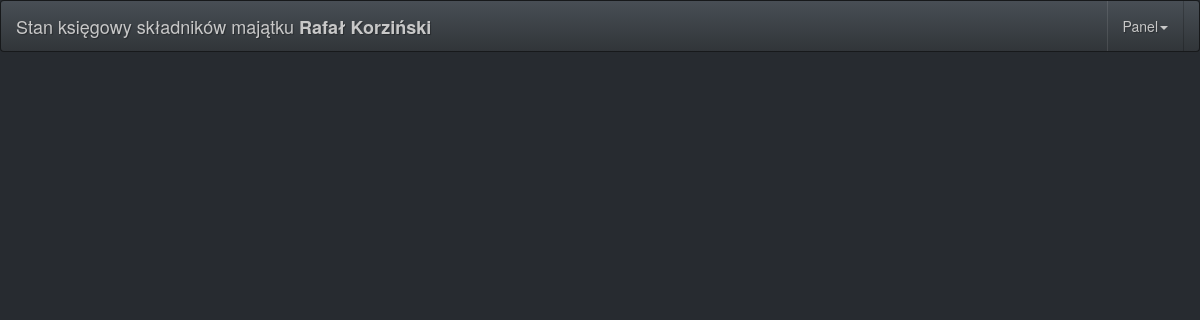
/list-stc/ (signed in), run on an earlier commit of the app's database.
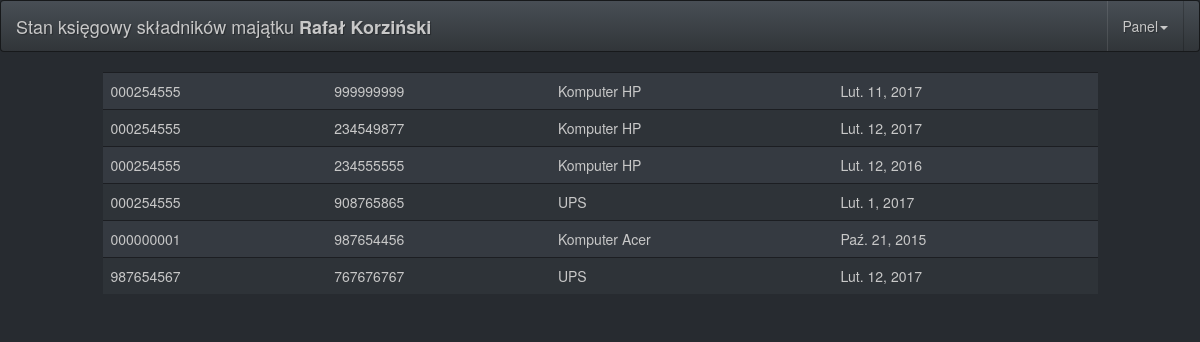
And on a later commit of the database.
### store/models.py (models this page shows, shortened)
class NrStc(models.Model):
	nr_st = models.ForeignKey(NrSt)
	owner = models.ForeignKey(settings.AUTH_USER_MODEL)
	nr_stc = models.CharField(max_length = 9, unique=True)
	name = models.CharField(max_length = 255)
	data_przyjecia = models.DateField(default=date.today)
	price = models.DecimalField(null = True, blank=True, max_digits = 20, decimal_places = 2)
	uwagi = models.TextField(null=True)
	dzierzawca = models.CharField(max_length = 255, null = True)
	place = models.CharField(max_length = 255, null = True, blank = True)
	photo = models.ImageField(null=True)

class NrSt(models.Model):
	owner = models.ForeignKey(settings.AUTH_USER_MODEL)
	nr_st = models.CharField(max_length = 9, unique=True)
	name = models.CharField(max_length = 255)
	data_przyjecia = models.DateField(default=date.today)
	price = models.DecimalField(null = True, blank = True, max_digits = 20, decimal_places = 2)
	uwagi = models.TextField(null = True, blank=True)
	dzierzawca = models.CharField(max_length = 255, null = True, blank=True)
	place = models.CharField(max_length = 255, null = True, blank=True)

### store/views.py (the view)
# urls.py: url(r'^list-stc/', login_required(StcListView.as_view(), login_url="/"), name='list-stc'),
class StcListView(ListView):
	template_name = 'store/list-stc.html'
	model = NrStc
	fields = ['owner', 'nr_st', 'name', 'nr_stc', 'data_przyjecia']

### store/templates/store/list-stc.html
{% extends "base.html"  %}
{% block 'content' %}
 <table class="table table-striped table-hover">
{% for stc in object_list %}
    <tr><td>{{ stc.nr_st.nr_st }}</td><td> {{ stc.nr_stc }}</td><td> {{ stc.name }}</td> <td>{{ stc.data_przyjecia }}</td></tr>
{% endfor %}
</table>
{% endblock  %}

### templates/base.html (shortened to what this page needs)
{% load staticfiles %}
<!doctype html>
<html class="no-js" lang="">
    <head>
        <link rel="stylesheet" href="https://maxcdn.bootstrapcdn.com/bootstrap/3.3.7/css/bootstrap.min.css">
        <link rel="stylesheet" href="//code.jquery.com/ui/1.12.1/themes/base/jquery-ui.css">
        <link href="{% static 'css/bootstrap.min.css' %}" rel="stylesheet">
    </head>
    <body>
    <nav class="navbar navbar-default">
      <div class="container-fluid">
        <div class="navbar-header">
          <a class="navbar-brand" href="/">Stan księgowy składników majątku <strong>{{user.first_name }} {{ user.last_name }}</strong></a>
        </div>
        <div class="collapse navbar-collapse" id="bs-example-navbar-collapse-1">
          <ul class="nav navbar-nav navbar-right">
            <li class="dropdown">
              <a href="#" class="dropdown-toggle" data-toggle="dropdown" role="button" aria-expanded="false">Panel<span class="caret"></span></a>
            </li>
          </ul>
        </div>
      </div>
    </nav>
    <div class="content">
        <div class="row">
            <div class="col-lg-1">
            </div>
            <div class="col-lg-10">
                {% block 'content'  %}
                {% endblock  %}
            </div>
            <div class="col-lg-1">
            </div>
        </div>
    </div>
    </body>
</html>

What changed in the data, as far as the page shows it:
added NrStc: nr_st.nr_st "000254555", nr_stc "999999999", name "Komputer HP", data_przyjecia "Lut. 11, 2017"
added NrStc: nr_st.nr_st "000254555", nr_stc "234549877", name "Komputer HP", data_przyjecia "Lut. 12, 2017"
added NrStc: nr_st.nr_st "000254555", nr_stc "234555555", name "Komputer HP", data_przyjecia "Lut. 12, 2016"
added NrStc: nr_st.nr_st "000254555", nr_stc "908765865", name "UPS", data_przyjecia "Lut. 1, 2017"
added NrStc: nr_st.nr_st "000000001", nr_stc "987654456", name "Komputer Acer", data_przyjecia "Paź. 21, 2015"
added NrStc: nr_st.nr_st "987654567", nr_stc "767676767", name "UPS", data_przyjecia "Lut. 12, 2017"
